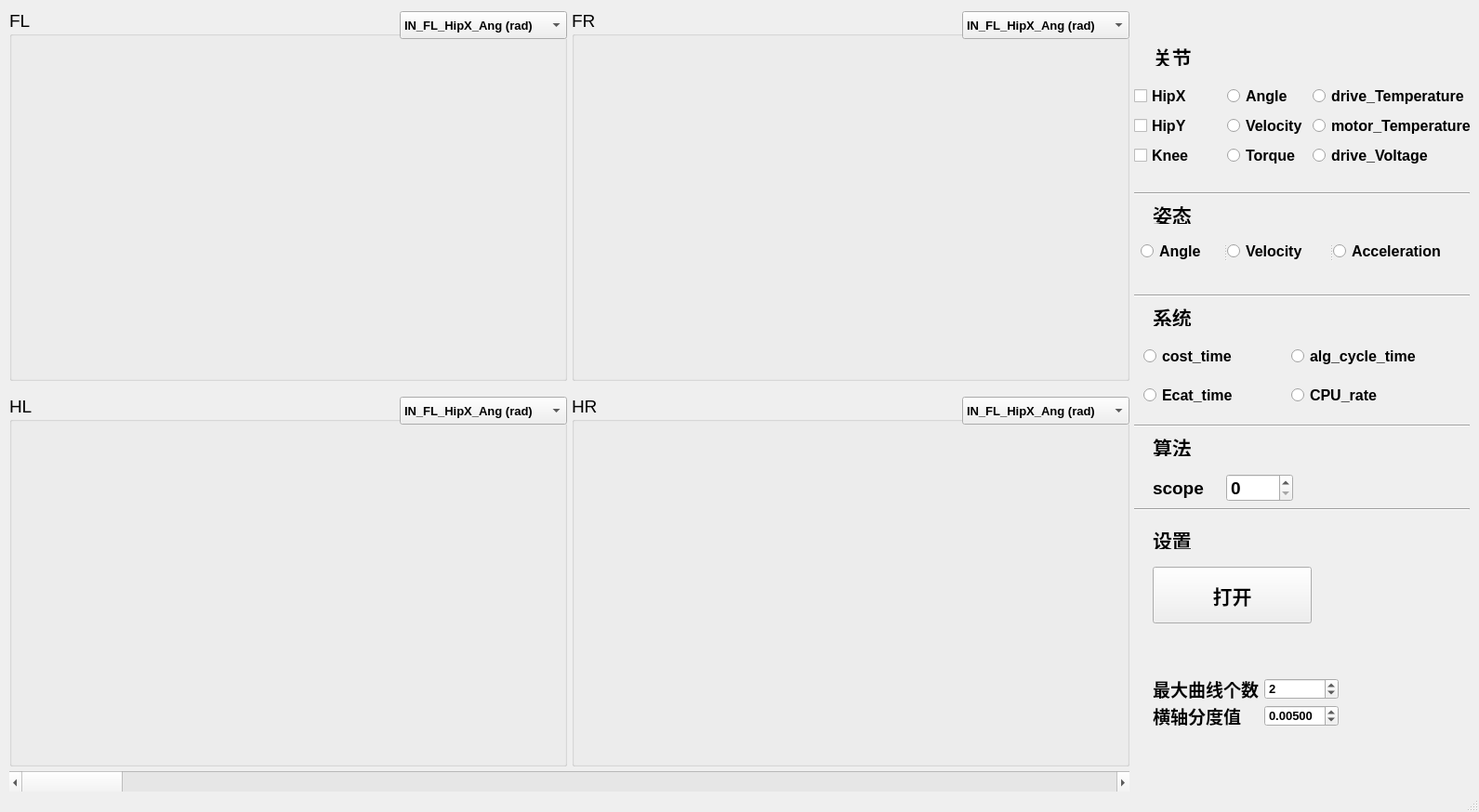
<?xml version="1.0" encoding="UTF-8"?>
<ui version="4.0">
 <class>MainWindow</class>
 <widget class="QMainWindow" name="MainWindow">
  <property name="geometry">
   <rect>
    <x>0</x>
    <y>0</y>
    <width>1591</width>
    <height>874</height>
   </rect>
  </property>
  <property name="windowTitle">
   <string>数据查看器@deeprobotics.cn</string>
  </property>
  <widget class="QWidget" name="centralwidget">
   <widget class="QGroupBox" name="groupBox">
    <property name="geometry">
     <rect>
      <x>10</x>
      <y>10</y>
      <width>600</width>
      <height>400</height>
     </rect>
    </property>
    <property name="font">
     <font>
      <family>Arial</family>
      <pointsize>14</pointsize>
      <weight>50</weight>
      <bold>false</bold>
     </font>
    </property>
    <property name="autoFillBackground">
     <bool>true</bool>
    </property>
    <property name="title">
     <string>FL</string>
    </property>
   </widget>
   <widget class="QGroupBox" name="groupBox_2">
    <property name="geometry">
     <rect>
      <x>615</x>
      <y>10</y>
      <width>600</width>
      <height>400</height>
     </rect>
    </property>
    <property name="font">
     <font>
      <family>Arial</family>
      <pointsize>14</pointsize>
      <weight>50</weight>
      <bold>false</bold>
     </font>
    </property>
    <property name="autoFillBackground">
     <bool>true</bool>
    </property>
    <property name="title">
     <string>FR</string>
    </property>
   </widget>
   <widget class="QGroupBox" name="groupBox_3">
    <property name="geometry">
     <rect>
      <x>10</x>
      <y>425</y>
      <width>600</width>
      <height>400</height>
     </rect>
    </property>
    <property name="font">
     <font>
      <family>Arial</family>
      <pointsize>14</pointsize>
      <weight>50</weight>
      <bold>false</bold>
     </font>
    </property>
    <property name="autoFillBackground">
     <bool>true</bool>
    </property>
    <property name="title">
     <string>HL</string>
    </property>
   </widget>
   <widget class="QGroupBox" name="groupBox_4">
    <property name="geometry">
     <rect>
      <x>615</x>
      <y>425</y>
      <width>600</width>
      <height>400</height>
     </rect>
    </property>
    <property name="font">
     <font>
      <family>Arial</family>
      <pointsize>14</pointsize>
      <weight>50</weight>
      <bold>false</bold>
     </font>
    </property>
    <property name="autoFillBackground">
     <bool>true</bool>
    </property>
    <property name="title">
     <string>HR</string>
    </property>
   </widget>
   <widget class="QComboBox" name="comboBox">
    <property name="geometry">
     <rect>
      <x>430</x>
      <y>12</y>
      <width>180</width>
      <height>30</height>
     </rect>
    </property>
    <property name="font">
     <font>
      <family>Arial</family>
      <pointsize>10</pointsize>
      <weight>75</weight>
      <bold>true</bold>
     </font>
    </property>
    <property name="autoFillBackground">
     <bool>true</bool>
    </property>
    <item>
     <property name="text">
      <string>IN_FL_HipX_Ang (rad)</string>
     </property>
    </item>
   </widget>
   <widget class="QComboBox" name="comboBox_2">
    <property name="geometry">
     <rect>
      <x>1035</x>
      <y>12</y>
      <width>180</width>
      <height>30</height>
     </rect>
    </property>
    <property name="font">
     <font>
      <family>Arial</family>
      <pointsize>10</pointsize>
      <weight>75</weight>
      <bold>true</bold>
     </font>
    </property>
    <property name="autoFillBackground">
     <bool>true</bool>
    </property>
    <item>
     <property name="text">
      <string>IN_FL_HipX_Ang (rad)</string>
     </property>
    </item>
   </widget>
   <widget class="QComboBox" name="comboBox_4">
    <property name="geometry">
     <rect>
      <x>1035</x>
      <y>427</y>
      <width>180</width>
      <height>30</height>
     </rect>
    </property>
    <property name="font">
     <font>
      <family>Arial</family>
      <pointsize>10</pointsize>
      <weight>75</weight>
      <bold>true</bold>
     </font>
    </property>
    <property name="autoFillBackground">
     <bool>true</bool>
    </property>
    <item>
     <property name="text">
      <string>IN_FL_HipX_Ang (rad)</string>
     </property>
    </item>
   </widget>
   <widget class="QScrollBar" name="horizontalScrollBar">
    <property name="geometry">
     <rect>
      <x>10</x>
      <y>830</y>
      <width>1205</width>
      <height>25</height>
     </rect>
    </property>
    <property name="orientation">
     <enum>Qt::Horizontal</enum>
    </property>
   </widget>
   <widget class="QComboBox" name="comboBox_3">
    <property name="geometry">
     <rect>
      <x>430</x>
      <y>427</y>
      <width>180</width>
      <height>30</height>
     </rect>
    </property>
    <property name="font">
     <font>
      <family>Arial</family>
      <pointsize>10</pointsize>
      <weight>75</weight>
      <bold>true</bold>
     </font>
    </property>
    <property name="autoFillBackground">
     <bool>true</bool>
    </property>
    <item>
     <property name="text">
      <string>IN_FL_HipX_Ang (rad)</string>
     </property>
    </item>
   </widget>
   <widget class="QWidget" name="layoutWidget">
    <property name="geometry">
     <rect>
      <x>1220</x>
      <y>90</y>
      <width>91</width>
      <height>92</height>
     </rect>
    </property>
    <property name="font">
     <font>
      <family>Arial</family>
      <pointsize>10</pointsize>
      <weight>75</weight>
      <bold>true</bold>
     </font>
    </property>
    <layout class="QGridLayout" name="gridLayout">
     <item row="0" column="0">
      <widget class="QCheckBox" name="HipX">
       <property name="font">
        <font>
         <pointsize>12</pointsize>
         <weight>75</weight>
         <bold>true</bold>
        </font>
       </property>
       <property name="text">
        <string>HipX</string>
       </property>
      </widget>
     </item>
     <item row="1" column="0">
      <widget class="QCheckBox" name="HipY">
       <property name="font">
        <font>
         <pointsize>12</pointsize>
        </font>
       </property>
       <property name="text">
        <string>HipY</string>
       </property>
      </widget>
     </item>
     <item row="2" column="0">
      <widget class="QCheckBox" name="Knee">
       <property name="font">
        <font>
         <pointsize>12</pointsize>
        </font>
       </property>
       <property name="text">
        <string>Knee</string>
       </property>
      </widget>
     </item>
    </layout>
   </widget>
   <widget class="QWidget" name="layoutWidget">
    <property name="geometry">
     <rect>
      <x>1320</x>
      <y>90</y>
      <width>265</width>
      <height>91</height>
     </rect>
    </property>
    <property name="font">
     <font>
      <pointsize>10</pointsize>
     </font>
    </property>
    <layout class="QGridLayout" name="gridLayout_2">
     <item row="1" column="1">
      <widget class="QRadioButton" name="motor_Temperature">
       <property name="font">
        <font>
         <family>Arial</family>
         <pointsize>12</pointsize>
         <weight>75</weight>
         <bold>true</bold>
        </font>
       </property>
       <property name="text">
        <string>motor_Temperature</string>
       </property>
      </widget>
     </item>
     <item row="2" column="1">
      <widget class="QRadioButton" name="drive_Voltage">
       <property name="font">
        <font>
         <family>Arial</family>
         <pointsize>12</pointsize>
         <weight>75</weight>
         <bold>true</bold>
        </font>
       </property>
       <property name="text">
        <string>drive_Voltage</string>
       </property>
      </widget>
     </item>
     <item row="0" column="0">
      <widget class="QRadioButton" name="Angle">
       <property name="font">
        <font>
         <family>Arial</family>
         <pointsize>12</pointsize>
         <weight>75</weight>
         <bold>true</bold>
        </font>
       </property>
       <property name="text">
        <string>Angle</string>
       </property>
      </widget>
     </item>
     <item row="0" column="1">
      <widget class="QRadioButton" name="drive_Temperature">
       <property name="font">
        <font>
         <family>Arial</family>
         <pointsize>12</pointsize>
         <weight>75</weight>
         <bold>true</bold>
        </font>
       </property>
       <property name="text">
        <string>drive_Temperature</string>
       </property>
      </widget>
     </item>
     <item row="2" column="0">
      <widget class="QRadioButton" name="Torque">
       <property name="font">
        <font>
         <family>Arial</family>
         <pointsize>12</pointsize>
         <weight>75</weight>
         <bold>true</bold>
        </font>
       </property>
       <property name="text">
        <string>Torque</string>
       </property>
      </widget>
     </item>
     <item row="1" column="0">
      <widget class="QRadioButton" name="Velocity">
       <property name="font">
        <font>
         <family>Arial</family>
         <pointsize>12</pointsize>
         <weight>75</weight>
         <bold>true</bold>
        </font>
       </property>
       <property name="text">
        <string>Velocity</string>
       </property>
      </widget>
     </item>
    </layout>
   </widget>
   <widget class="Line" name="line">
    <property name="geometry">
     <rect>
      <x>1220</x>
      <y>200</y>
      <width>361</width>
      <height>16</height>
     </rect>
    </property>
    <property name="orientation">
     <enum>Qt::Horizontal</enum>
    </property>
   </widget>
   <widget class="QLabel" name="label">
    <property name="geometry">
     <rect>
      <x>1240</x>
      <y>50</y>
      <width>151</width>
      <height>21</height>
     </rect>
    </property>
    <property name="font">
     <font>
      <family>Arial</family>
      <pointsize>16</pointsize>
      <weight>75</weight>
      <bold>true</bold>
     </font>
    </property>
    <property name="text">
     <string>关节</string>
    </property>
   </widget>
   <widget class="QLabel" name="label_2">
    <property name="geometry">
     <rect>
      <x>1240</x>
      <y>220</y>
      <width>151</width>
      <height>21</height>
     </rect>
    </property>
    <property name="font">
     <font>
      <family>Arial</family>
      <pointsize>16</pointsize>
      <weight>75</weight>
      <bold>true</bold>
     </font>
    </property>
    <property name="text">
     <string>姿态</string>
    </property>
   </widget>
   <widget class="QSplitter" name="splitter">
    <property name="geometry">
     <rect>
      <x>1227</x>
      <y>260</y>
      <width>361</width>
      <height>21</height>
     </rect>
    </property>
    <property name="orientation">
     <enum>Qt::Horizontal</enum>
    </property>
    <widget class="QRadioButton" name="imu_angle">
     <property name="font">
      <font>
       <family>Arial</family>
       <pointsize>12</pointsize>
       <weight>75</weight>
       <bold>true</bold>
      </font>
     </property>
     <property name="text">
      <string>Angle</string>
     </property>
    </widget>
    <widget class="QRadioButton" name="imu_velocity">
     <property name="font">
      <font>
       <family>Arial</family>
       <pointsize>12</pointsize>
       <weight>75</weight>
       <bold>true</bold>
      </font>
     </property>
     <property name="text">
      <string>Velocity</string>
     </property>
    </widget>
    <widget class="QRadioButton" name="imu_acc">
     <property name="font">
      <font>
       <family>Arial</family>
       <pointsize>12</pointsize>
       <weight>75</weight>
       <bold>true</bold>
      </font>
     </property>
     <property name="text">
      <string>Acceleration</string>
     </property>
    </widget>
   </widget>
   <widget class="QWidget" name="layoutWidget">
    <property name="geometry">
     <rect>
      <x>1240</x>
      <y>730</y>
      <width>200</width>
      <height>52</height>
     </rect>
    </property>
    <layout class="QFormLayout" name="formLayout">
     <item row="0" column="0">
      <widget class="QLabel" name="label_3">
       <property name="font">
        <font>
         <family>Arial</family>
         <pointsize>14</pointsize>
         <weight>75</weight>
         <bold>true</bold>
        </font>
       </property>
       <property name="text">
        <string>最大曲线个数</string>
       </property>
      </widget>
     </item>
     <item row="0" column="1">
      <widget class="QSpinBox" name="spinBox">
       <property name="font">
        <font>
         <family>Arial</family>
         <pointsize>10</pointsize>
         <weight>75</weight>
         <bold>true</bold>
        </font>
       </property>
       <property name="toolTip">
        <string>1~8</string>
       </property>
       <property name="minimum">
        <number>1</number>
       </property>
       <property name="maximum">
        <number>8</number>
       </property>
       <property name="value">
        <number>2</number>
       </property>
      </widget>
     </item>
     <item row="1" column="0">
      <widget class="QLabel" name="label_4">
       <property name="font">
        <font>
         <family>Arial</family>
         <pointsize>14</pointsize>
         <weight>75</weight>
         <bold>true</bold>
        </font>
       </property>
       <property name="text">
        <string>横轴分度值</string>
       </property>
      </widget>
     </item>
     <item row="1" column="1">
      <widget class="QDoubleSpinBox" name="doubleSpinBox">
       <property name="font">
        <font>
         <family>Arial</family>
         <pointsize>10</pointsize>
         <weight>75</weight>
         <bold>true</bold>
        </font>
       </property>
       <property name="toolTip">
        <string>0~1</string>
       </property>
       <property name="accessibleName">
        <string/>
       </property>
       <property name="accessibleDescription">
        <string/>
       </property>
       <property name="decimals">
        <number>5</number>
       </property>
       <property name="maximum">
        <double>1.000000000000000</double>
       </property>
       <property name="singleStep">
        <double>0.001000000000000</double>
       </property>
       <property name="value">
        <double>0.005000000000000</double>
       </property>
      </widget>
     </item>
    </layout>
   </widget>
   <widget class="Line" name="line_2">
    <property name="geometry">
     <rect>
      <x>1220</x>
      <y>310</y>
      <width>361</width>
      <height>16</height>
     </rect>
    </property>
    <property name="orientation">
     <enum>Qt::Horizontal</enum>
    </property>
   </widget>
   <widget class="QLabel" name="label_5">
    <property name="geometry">
     <rect>
      <x>1240</x>
      <y>330</y>
      <width>151</width>
      <height>21</height>
     </rect>
    </property>
    <property name="font">
     <font>
      <family>Arial</family>
      <pointsize>16</pointsize>
      <weight>75</weight>
      <bold>true</bold>
     </font>
    </property>
    <property name="text">
     <string>系统</string>
    </property>
   </widget>
   <widget class="Line" name="line_3">
    <property name="geometry">
     <rect>
      <x>1220</x>
      <y>450</y>
      <width>361</width>
      <height>16</height>
     </rect>
    </property>
    <property name="orientation">
     <enum>Qt::Horizontal</enum>
    </property>
   </widget>
   <widget class="QLabel" name="label_6">
    <property name="geometry">
     <rect>
      <x>1240</x>
      <y>470</y>
      <width>151</width>
      <height>21</height>
     </rect>
    </property>
    <property name="font">
     <font>
      <family>Arial</family>
      <pointsize>16</pointsize>
      <weight>75</weight>
      <bold>true</bold>
     </font>
    </property>
    <property name="text">
     <string>算法</string>
    </property>
   </widget>
   <widget class="Line" name="line_4">
    <property name="geometry">
     <rect>
      <x>1220</x>
      <y>540</y>
      <width>361</width>
      <height>16</height>
     </rect>
    </property>
    <property name="orientation">
     <enum>Qt::Horizontal</enum>
    </property>
   </widget>
   <widget class="QLabel" name="label_8">
    <property name="geometry">
     <rect>
      <x>1240</x>
      <y>570</y>
      <width>151</width>
      <height>21</height>
     </rect>
    </property>
    <property name="font">
     <font>
      <family>Arial</family>
      <pointsize>16</pointsize>
      <weight>75</weight>
      <bold>true</bold>
     </font>
    </property>
    <property name="text">
     <string>设置</string>
    </property>
   </widget>
   <widget class="QPushButton" name="open_btn">
    <property name="geometry">
     <rect>
      <x>1240</x>
      <y>610</y>
      <width>171</width>
      <height>61</height>
     </rect>
    </property>
    <property name="font">
     <font>
      <family>Arial</family>
      <pointsize>16</pointsize>
      <weight>75</weight>
      <bold>true</bold>
     </font>
    </property>
    <property name="text">
     <string>打开</string>
    </property>
   </widget>
   <widget class="QWidget" name="layoutWidget">
    <property name="geometry">
     <rect>
      <x>1240</x>
      <y>510</y>
      <width>151</width>
      <height>30</height>
     </rect>
    </property>
    <layout class="QHBoxLayout" name="horizontalLayout">
     <item>
      <widget class="QLabel" name="label_7">
       <property name="font">
        <font>
         <family>Arial</family>
         <pointsize>14</pointsize>
         <weight>75</weight>
         <bold>true</bold>
        </font>
       </property>
       <property name="text">
        <string>scope</string>
       </property>
      </widget>
     </item>
     <item>
      <widget class="QSpinBox" name="scope">
       <property name="font">
        <font>
         <family>Arial</family>
         <pointsize>14</pointsize>
         <weight>75</weight>
         <bold>true</bold>
        </font>
       </property>
       <property name="toolTip">
        <string>0-146</string>
       </property>
       <property name="maximum">
        <number>146</number>
       </property>
      </widget>
     </item>
    </layout>
   </widget>
   <widget class="QWidget" name="layoutWidget">
    <property name="geometry">
     <rect>
      <x>1230</x>
      <y>360</y>
      <width>311</width>
      <height>91</height>
     </rect>
    </property>
    <layout class="QGridLayout" name="gridLayout_3">
     <item row="0" column="0">
      <widget class="QRadioButton" name="cost_time">
       <property name="font">
        <font>
         <family>Arial</family>
         <pointsize>12</pointsize>
         <weight>75</weight>
         <bold>true</bold>
        </font>
       </property>
       <property name="text">
        <string>cost_time</string>
       </property>
      </widget>
     </item>
     <item row="0" column="1">
      <widget class="QRadioButton" name="alg_time">
       <property name="font">
        <font>
         <family>Arial</family>
         <pointsize>12</pointsize>
         <weight>75</weight>
         <bold>true</bold>
        </font>
       </property>
       <property name="text">
        <string>alg_cycle_time</string>
       </property>
      </widget>
     </item>
     <item row="1" column="0">
      <widget class="QRadioButton" name="ecat_time">
       <property name="font">
        <font>
         <family>Arial</family>
         <pointsize>12</pointsize>
         <weight>75</weight>
         <bold>true</bold>
        </font>
       </property>
       <property name="text">
        <string>Ecat_time</string>
       </property>
      </widget>
     </item>
     <item row="1" column="1">
      <widget class="QRadioButton" name="cpu_rate">
       <property name="font">
        <font>
         <family>Arial</family>
         <pointsize>12</pointsize>
         <weight>75</weight>
         <bold>true</bold>
        </font>
       </property>
       <property name="text">
        <string>CPU_rate</string>
       </property>
      </widget>
     </item>
    </layout>
   </widget>
  </widget>
  <widget class="QStatusBar" name="statusbar"/>
 </widget>
 <resources/>
 <connections/>
</ui>
